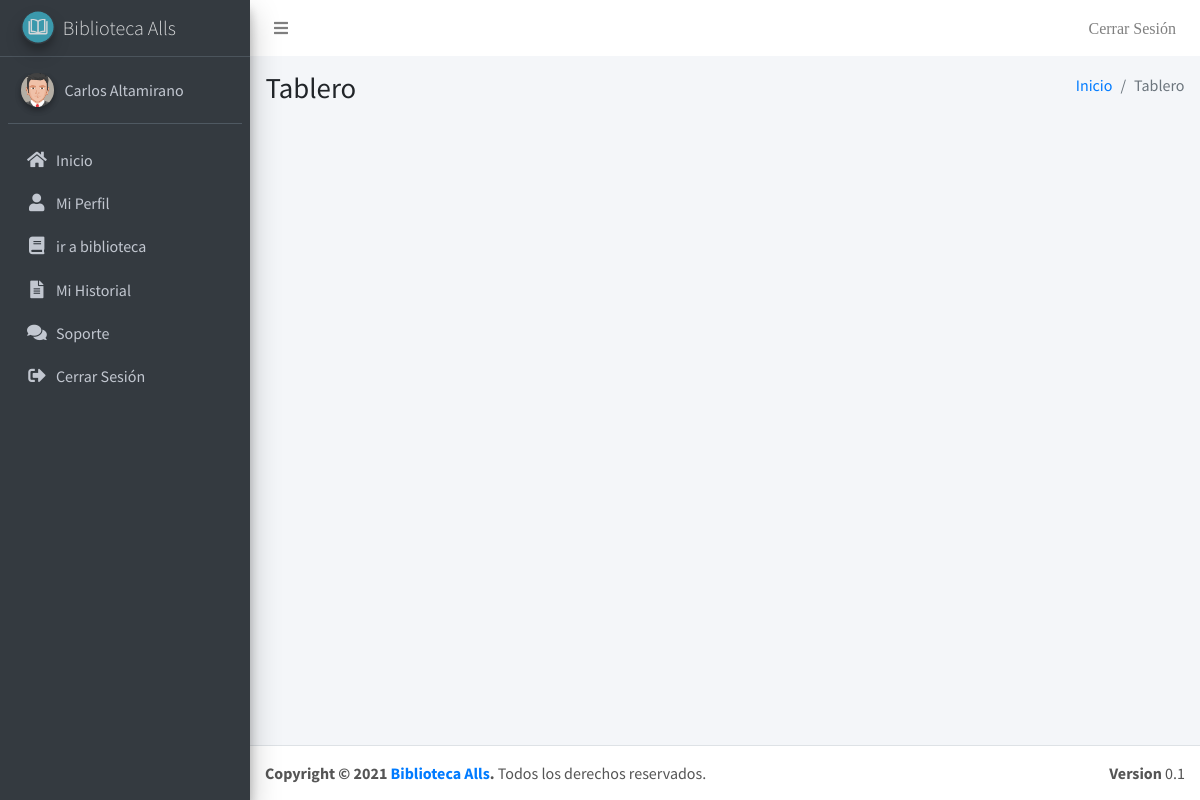
Page /admin/index.php (signed in) on the committed database.
### tables this page shows
CREATE TABLE `usuarios` (
  `id_usuario` int(11) NOT NULL,
  `usu_perfil` varchar(16) NOT NULL,
  `usu_nombre` varchar(256) NOT NULL,
  `usu_password` text NOT NULL,
  `usu_cedula` varchar(16) NOT NULL,
  `usu_celular` varchar(16) DEFAULT NULL,
  `usu_telefono` varchar(16) DEFAULT NULL,
  `usu_direccion` varchar(516) DEFAULT NULL,
  `usu_email` varchar(256) NOT NULL,
  `usu_activo` int(11) NOT NULL DEFAULT 0,
  `usu_emailEncriptado` varchar(516) NOT NULL,
  `usu_foto` varchar(128) DEFAULT NULL
);

### admin/controladores/plantilla.controlador.php (called while the page is built)
<?php
class ControladorPlantilla{
    public function ctrPlantilla(){
        include("vistas/plantilla.php");
    }
}

### admin/index.php (called while the page is built, shortened)
<?php
include("controladores/plantilla.controlador.php");
include("controladores/general.controlador.php");
include("controladores/usuarios.controlador.php");
include("controladores/prestamos.controlador.php");
include("modelos/usuarios.modelo.php");
$plantilla = new ControladorPlantilla;
$plantilla -> ctrPlantilla();
?>

### admin/controladores/usuarios.controlador.php (called while the page is built, shortened)
<?php
class ControladorUsuarios
{
    static public function ctrMostrarUsuarios($item, $valor)
    {
        $tabla = "usuarios";
        $respuesta = ModeloUsuarios::mdlMostrarUsuario($tabla, $item, $valor);
        return $respuesta;
    }
}

### admin/modelos/conexion.php (called while the page is built)
<?php
class Conexion
{
    static public function conectar()
    {
        $est = 0;
        if ($est) {
            $link = new PDO(
                "mysql:host=localhost;dbname=u170679010_bibliotecaec",
                "u170679010_bibliotecaec",
                "7B#SHH?Dg1"
            );
        } else {
            $link = new PDO(
                "mysql:host=localhost;dbname=biblioteca_axel",
                "root",
                ""
            );
        }
        $link->exec("set names utf8");
        return $link;
    }
}

### admin/modelos/usuarios.modelo.php (called while the page is built, shortened)
<?php
require_once("conexion.php");
class ModeloUsuarios
{
    static public function mdlMostrarUsuario($tabla, $item, $valor)
    {
        if ($item != null && $valor != null) {
            $stmt = Conexion::conectar()->prepare("SELECT * FROM $tabla WHERE $item = :$item");
            $stmt->bindParam(":" . $item, $valor, PDO::PARAM_STR);
            $stmt->execute();
            return $stmt->fetch();
        } else {
            $stmt = Conexion::conectar()->prepare("SELECT * FROM $tabla");
            $stmt->execute();
            return $stmt->fetchAll();
        }
    }
}

### admin/controladores/general.controlador.php (called while the page is built)
<?php
class ControladorGeneral
{
    static public function ctrRuta()
    {
        $v = 0;
        if ($v) {
            return "http://biblioteca-ec.online/";
        } else {
            return "http://127.0.0.1/proyectos/biblioteca_Axel/";
        }
    }
}

### admin/vistas/paginas/modulos/menu.php (the view, shortened to what this page needs)
<aside class="main-sidebar sidebar-dark-primary elevation-4">
    <a href="inicio" class="brand-link">
        <img src="vistas/img/plantilla/icono.png" alt="AdminLTE Logo" class="brand-image img-circle elevation-3" style="opacity: .8">
        <span class="brand-text font-weight-light">Biblioteca Alls</span>
    </a>
    <div class="sidebar">
        <div class="user-panel mt-3 pb-3 mb-3 d-flex">
            <div class="image">
                <?php
                $rutaFoto = "vistas/img/usuarios/default/default.png";
                if ($usuario["usu_foto"] != NULL) {
                    $rutaFoto = $usuario["usu_foto"];
                }
                ?>
                <img src="<?php echo $rutaFoto; ?>" class="img-circle elevation-2" alt="User Image">
            </div>
            <div class="info">
                <a href="perfil" class="d-block"><?php echo $usuario["usu_nombre"] ?></a>
            </div>
        </div>
        <nav class="mt-2">
            <ul class="nav nav-pills nav-sidebar flex-column" data-widget="treeview" role="menu" data-accordion="false">
                <li class="nav-item">
                    <a href="inicio" class="nav-link">
                        <i class="nav-icon fas fa-home"></i>
                        <p>Inicio</p>
                    </a>
                </li>
                <li class="nav-item">
                    <a href="perfil" class="nav-link">
                        <i class="nav-icon fas fa-user"></i>
                        <p>Mi Perfil</p>
                    </a>
                </li>
                <li class="nav-item">
                    <a href="<?php echo $ruta ?>biblioteca" class="nav-link">
                        <i class="nav-icon fas fa-book"></i>
                        <p>ir a biblioteca</p>
                    </a>
                </li>
                <?php if ($usuario["usu_perfil"] == "admin") : ?>
                    <li class="nav-item has-treeview">
                        <a href="optio-bibliografica" class="nav-link">
                            <i class="nav-icon fas fa-book-open"></i>
                            <p>
                                Optio Bibliográfica
                                <i class="right fas fa-angle-left"></i>
                            </p>
                        </a>
                        <ul class="nav nav-treeview">
                            <li class="nav-item">
                                <a href="libros" class="nav-link">
                                    <i class="far fa-circle nav-icon"></i>
                                    <p>Libros</p>
                                </a>
                            </li>
                            <li class="nav-item">
                                <a href="autores" class="nav-link">
                                    <i class="far fa-circle nav-icon"></i>
                                    <p>Autores</p>
                                </a>
                            </li>
                            <li class="nav-item">
                                <a href="editoriales" class="nav-link">
                                    <i class="far fa-circle nav-icon"></i>
                                    <p>Editoriales</p>
                                </a>
                            </li>
                            <li class="nav-item">
                                <a href="categorias" class="nav-link">
                                    <i class="far fa-circle nav-icon"></i>
                                    <p>Categorias</p>
                                </a>
                            </li>
                            <li class="nav-item">
                                <a href="perchas-hileras" class="nav-link">
                                    <i class="far fa-circle nav-icon"></i>
                                    <p>Perchas/Hileras</p>
                                </a>
                            </li>
                        </ul>
                    </li>
                    <li class="nav-item has-treeview">
                        <a href="optio-bibliografica" class="nav-link">
                            <i class="nav-icon fas fa-columns"></i>
                            <p>
                                Procesos
                                <i class="right fas fa-angle-left"></i>
                            </p>
                        </a>
                        <ul class="nav nav-treeview">
                            <li class="nav-item">
                                <a href="solicitudes" class="nav-link">
                                    <i class="far fa-circle nav-icon"></i>
                                    <p>Solicitudes</p>
                                </a>
                            </li>
                            <li class="nav-item">
                                <a href="prestamos" class="nav-link">
                                    <i class="far fa-circle nav-icon"></i>
                                    <p>Prestamos pendientes</p>
                                </a>
                            </li>
                        </ul>
                    </li>
                    <li class="nav-item">
                        <a href="reporte-general" class="nav-link">
                            <i class="nav-icon fas fa-file-alt"></i>
                            <p>Reportes</p>
                        </a>
                    </li>
                <?php else : ?>
                    <li class="nav-item">
                        <a href="mi-reporte" class="nav-link">
                            <i class="nav-icon fas fa-file-alt"></i>
                            <p>Mi Historial</p>
                        </a>
                    </li>
                    <li class="nav-item">
                        <a href="soporte" class="nav-link">
                            <i class="nav-icon fas fa-comments"></i>
                            <p>Soporte</p>
                        </a>
                    </li>
                <?php endif ?>
                <li class="nav-item">
                    <a href="salir" class="nav-link">
                        <i class="nav-icon fas fa-sign-out-alt"></i>
                        <p>Cerrar Sesión</p>
                    </a>
                </li>
            </ul>
        </nav>
    </div>
</aside>

### rows in the picture
usuarios: usu_foto (picture), usu_nombre "Carlos Altamirano"
